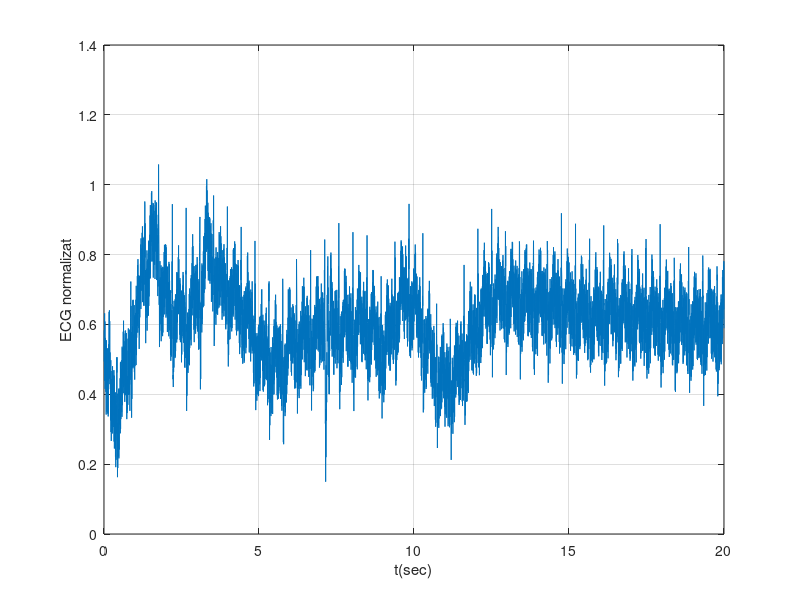

Here is the MATLAB script that generated this plot:
close all
clc
% ???? c i t e s t e d a t e l e din ECGdata . txt ?????
fileID = fopen ('ECGdata.txt','r'); % de s chide ECGdata . txt pentru c i t i r e
A = fscanf(fileID, '%f %f',[2,Inf]); % c i t e s t e d a t e l e din f i s i e r in mat r i cea A
fclose(fileID); %inchide ECGdata.txt
time = A(1,:); % s al veaza prima linie de date in variabila "timp"
necg = A(2,:) ; % s al veaza a doua linie de date in variabila "necg"

figure, plot(time, necg), grid on;
xlabel('t(sec)'), ylabel('ECG normalizat'); 